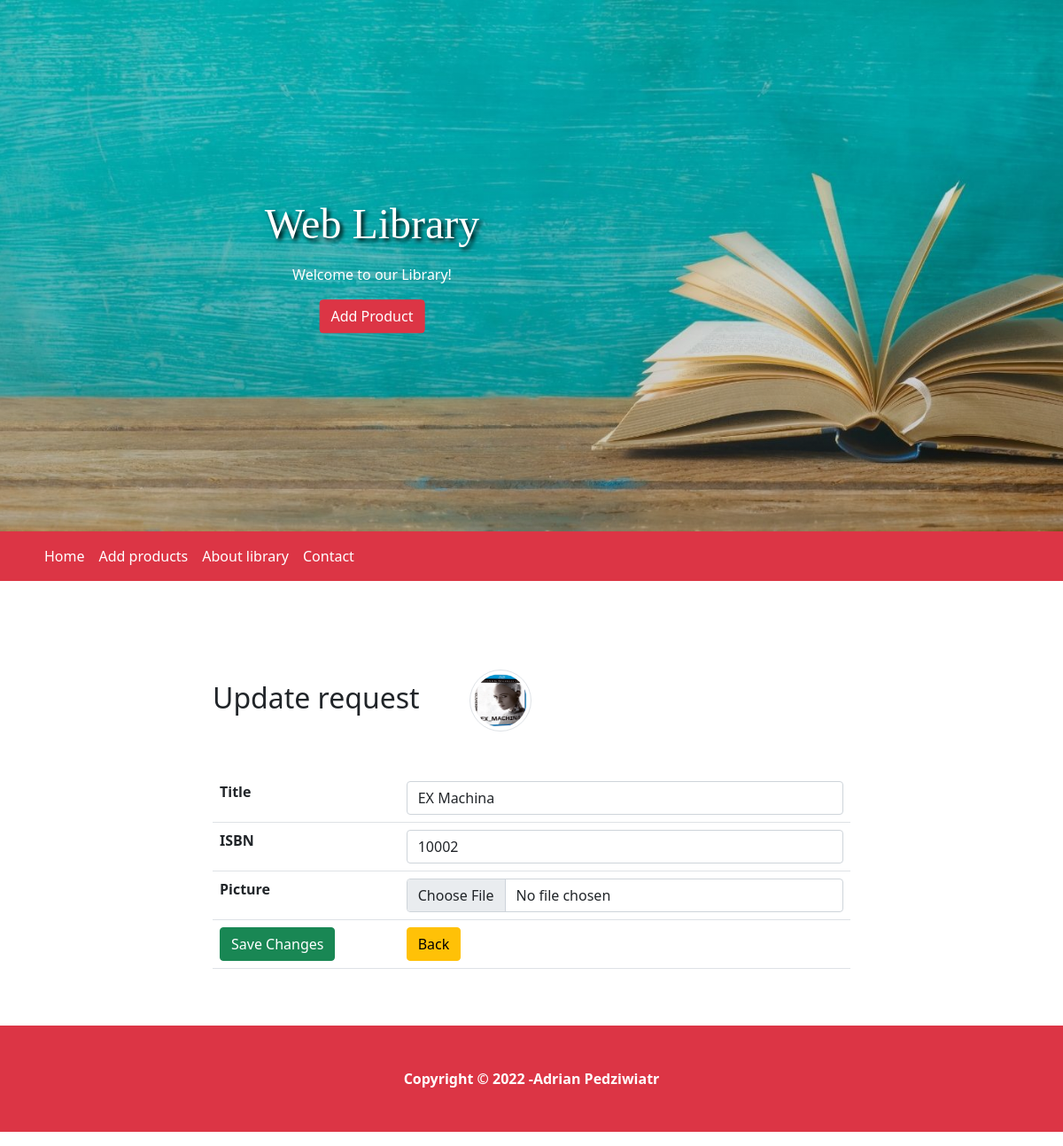
The page /update.php?id=3 on the database its author committed.
### tables this page shows
CREATE TABLE `products` (
  `id` int(11) NOT NULL,
  `title` varchar(255) NOT NULL,
  `isbn_number` int(11) NOT NULL,
  `author_f_name` varchar(255) NOT NULL,
  `author_l_name` varchar(255) NOT NULL,
  `type_of` varchar(255) NOT NULL,
  `txt` varchar(500) NOT NULL,
  `publisher_name` varchar(255) NOT NULL,
  `publisher_address` varchar(255) NOT NULL,
  `publish_date` date NOT NULL,
  `picture` varchar(255) DEFAULT NULL
);

### update.php (the view, shortened to what this page needs)
<?php
require_once 'actions/db_connect.php';
if ($_GET['id']) {
    $id = $_GET['id'];
    $sql = "SELECT * FROM products WHERE id = {$id}";
    $result = mysqli_query($connect, $sql);
    if (mysqli_num_rows($result) == 1) {
        $data = mysqli_fetch_assoc($result);
        $title = $data['title'];
        $isbn_number = $data['isbn_number'];
        $picture = $data['picture'];
    } else {
        header("location: error.php");
    }
} else {
    header("location: error.php");
}
?>
<!DOCTYPE html>
<html>
    <head>
        <?php require_once 'components/boot.php'?>
        <link rel="stylesheet" href="style/style.css">
    </head>
    <body>
    <header>
        <div class="header-img">
        <div class="header-text">
      <h1 class="title mb-3">Web Library</h1>
      <p>Welcome to our Library!</p>
      <a href= "create.php" class="btn btn-danger" role="button" data-bs-toggle="button">Add Product</a>
    </div>
  </div>
        </header>
        <nav class="navbar navbar-expand-lg navbar-danger bg-danger">
  <div class="container-fluid">
      <div class="container">
    <div class="collapse navbar-collapse" id="navbarSupportedContent">
      <ul class="navbar-nav me-auto mb-2 mb-lg-0">
        <li class="nav-item">
          <a class="nav-link text-white active" aria-current="page" href="index.php">Home</a>
        </li>
        <li class="nav-item">
          <a class="nav-link text-white active" aria-current="page" href="#">Add products</a>
        </li>
        <li class="nav-item">
          <a class="nav-link text-white active" aria-current="page" href="#">About library</a>
        </li>
        <li class="nav-item">
          <a class="nav-link text-white active" aria-current="page" href="#">Contact</a>
        </li>
    </div>
      </div>
  </div>
</nav>
        <fieldset>
            <legend class='h2 mb-5'>Update request <img class='ms-5 img-thumbnail rounded-circle' src='pictures/<?php echo $picture ?>' alt="<?php echo $title ?>"></legend>
            <form action="actions/a_update.php"  method="post" enctype="multipart/form-data">
                <table class="table">
                    <tr>
                        <th>Title</th>
                        <td><input class="form-control" type="text"  name="title" placeholder ="Product Name" value="<?php echo $title ?>"  /></td>
                    </tr>
                    <tr>
                        <th>ISBN</th>
                        <td><input class="form-control" type= "number" name="isbn_number" step="any"  placeholder="ISBN" value ="<?php echo $isbn_number ?>" /></td>
                    </tr>
                    <tr>
                        <th>Picture</th>
                        <td><input class="form-control" type="file" name= "picture" /></td>
                    </tr>
                    <tr>
                        <td><button class="btn btn-success" type= "submit">Save Changes</button></td>
                        <td><a href= "index.php"><button class="btn btn-warning" type="button">Back</button></a></td>
                    </tr>
                </table>
            </form>
        </fieldset>
        <footer class="bg-danger mt-5" height="100px">
                <p class="text-center p-5 text-white"><b>Copyright &copy; 2022 -Adrian Pedziwiatr</b></p>
            </footer>
    </body>
</html>

### style/style.css (style rules this page uses)
.title { font-family: 'Great Vibes', cursive; text-shadow: 3px 3px 5px black; font-size: 3em; }
.header-img { height: 600px; background-image: linear-gradient(rgba(0, 0, 0, 0.089), rgba(0, 0, 0, 0.192)), url('../pictures/hero.jpg'); background-position: center; background-repeat: no-repeat; background-size: cover; position: relative; }
.header-text { position: absolute; top: 50%; left: 35%; transform: translate(-50%, -50%); color: #fff; text-align: center; }

### update.php (style rules this page uses)
fieldset { margin: auto; margin-top: 100px; width: 60% ; }
.img-thumbnail { width: 70px !important; height: 70px !important; }

### rows shown on the page
products: picture (picture), title "EX Machina", isbn_number "10002"
